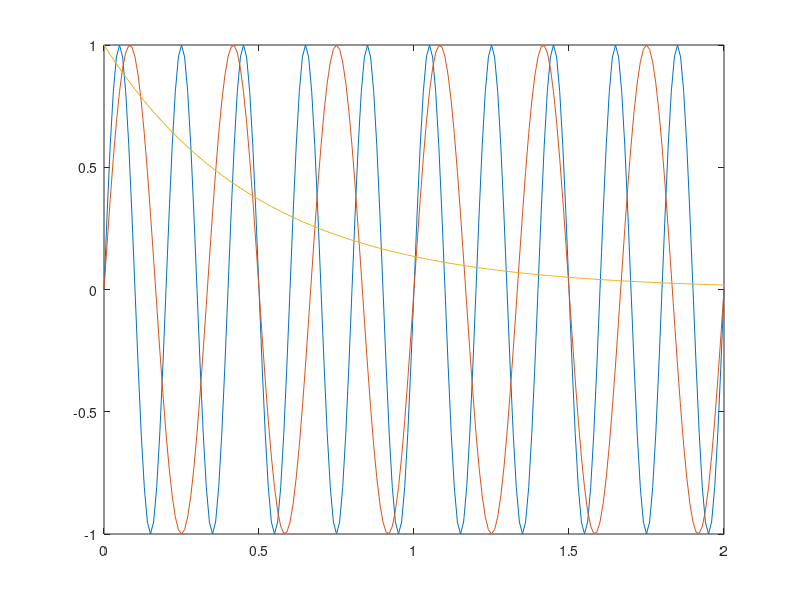

This chart was generated by the following MATLAB code:
%% Homework 2 - Exercice 1
clear; clc; close all;

t=0:0.01:2;
sinfkt=sin(2*pi*5*t);
cosfkt=sin(2*pi*3*t);
expfkt=exp(-2*t);
plot(t,[sinfkt; cosfkt; expfkt])

% to run the code we must replace comma by semicolumns
% otherwise vectors do not have the same length
% if we have a step of 0.5 we get a line x = 0 because we only evaluate the
% sine functions when they are equal 0